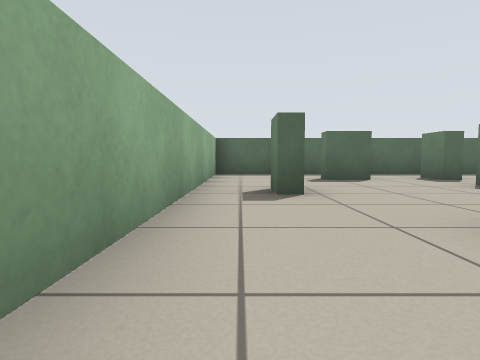
View 1 (above)

17 first-person views from a walk through a robot-simulator world made for Stage. The camera is 0.45 m above the floor, tilts 4° down and sees 75° across. The lines on the ground mark 1 m squares. The floor is counted in squares, 1 m on a side. Each view is taken from the middle of a square. On the plan, view 1 faces up. The plan holds only what a view shows up to about 9 squares ahead; the rest is blank. The robots in the file are not drawn.

View 2
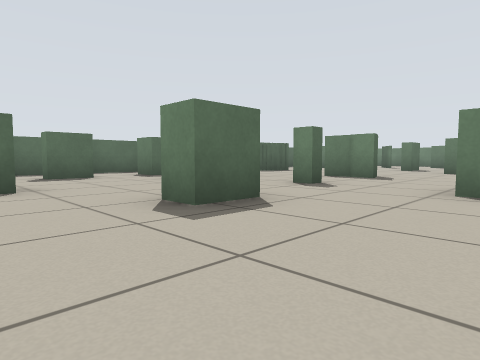

View 3
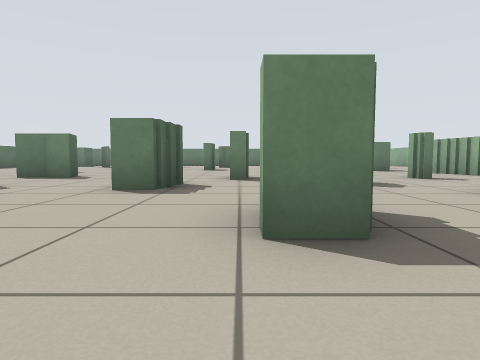

View 4
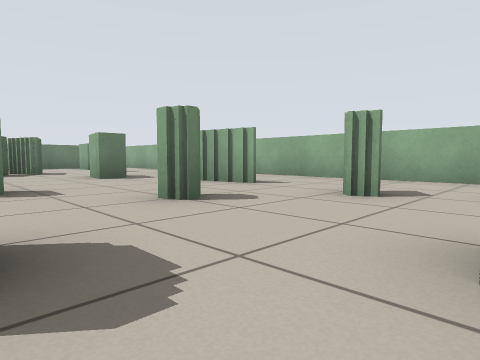

View 5
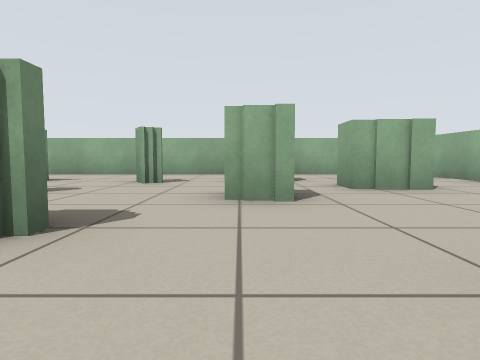

View 6
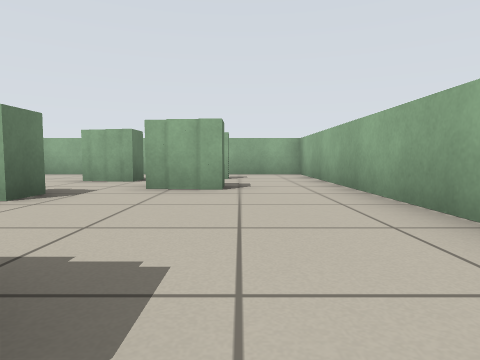

View 7
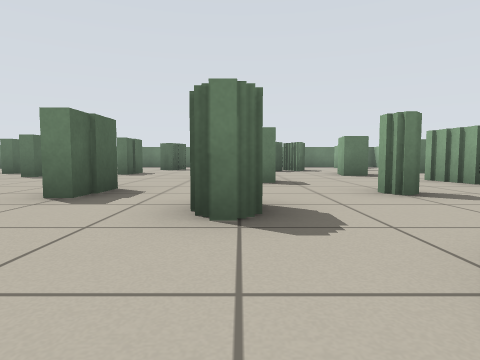

View 8
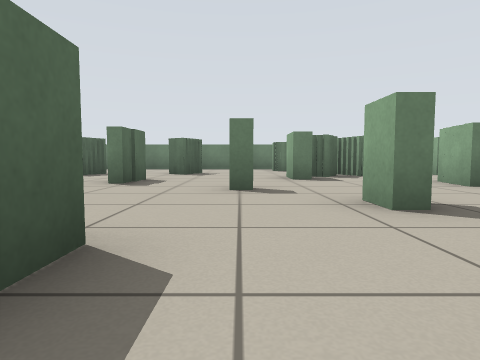

View 9
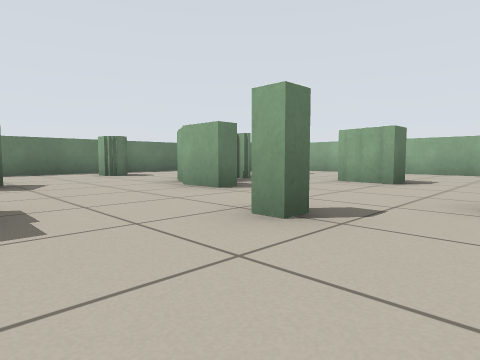

View 10
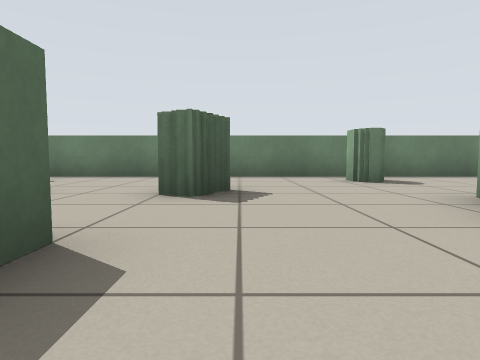

View 11
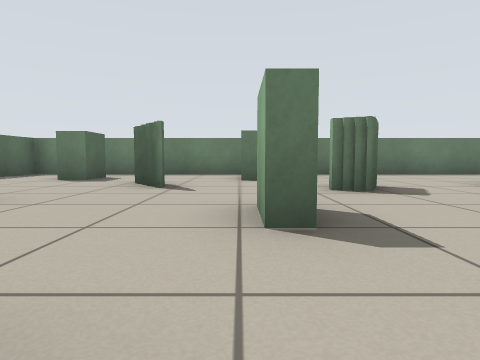

View 12
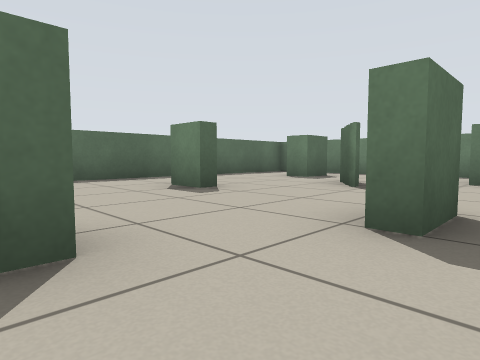

View 13
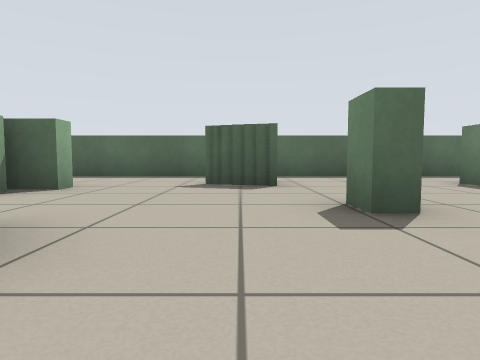

View 14
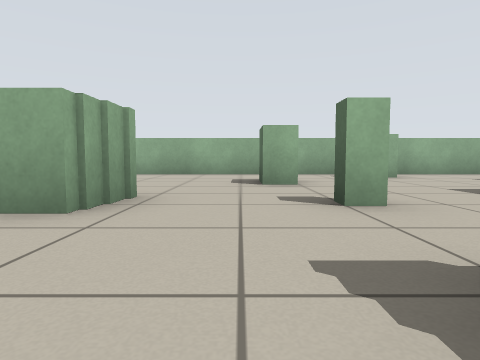

View 15
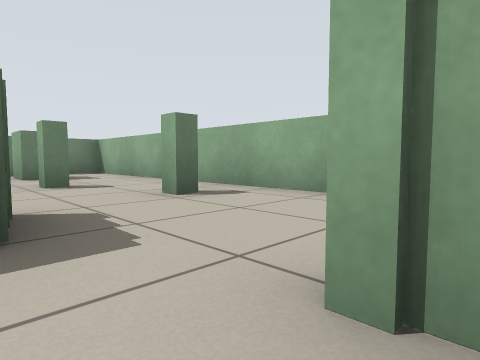

View 16
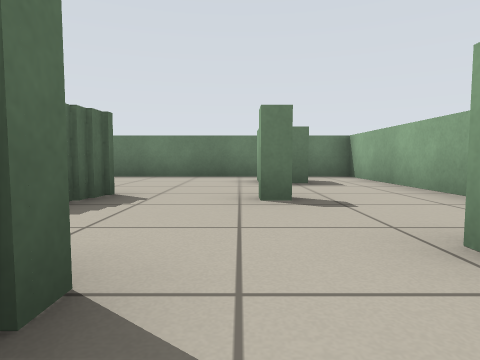

View 17
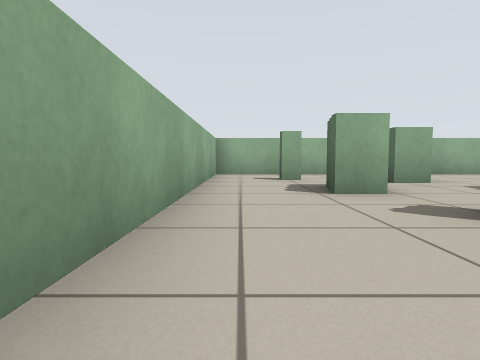

### Floor plan
Points are (right, up) in squares from view 1. A wall is a line through its corners. A room is listed if a view was taken in it or the views show most of it. See-through windows are left out.
Room 1 (views 1, 2, 3, 4, 5, 6, 7, 8, 9, 10, 11, 12, 13, 14, 15, 16, 17)
walls: (7.6, -2.2) (6.5, -2.2) (6.5, -1.8); (10.4, 0.8) (10.4, 1.2); (10.4, -3.2) (10.4, -2.8); (7.9, 2) (7.1, 2) (7.1, 3.1); (5.5, -1) (4.4, -1) (4.4, -0.3) (5.5, -0.3) (5.5, -1); (12.8, -1) (11.5, -1); (8.7, -4.8) (8.7, -4.3) (9.4, -4.3); (10.5, 3.5) (10.1, 3.5) (10.1, 4.1); (11.9, 2.8) (12.9, 2.8); (5.2, -4.1) (5.2, -3.6); (12.6, -4.6) (12.6, -4.1) (13.5, -4.1); (4.8, 1.9) (4.8, 2.4); (5.1, 2.5) (5.1, 1.9); (13, 2.5) (11.9, 2.5); (6.6, -5.8) (7.2, -5.8); (14.3, 1) (14.3, 1.8); (13.5, -5.2) (13.5, -4.6); (10.9, -7.4) (10.9, -6.7) (12.1, -6.7); (13.8, -5.8) (14.8, -5.8); (8.6, -7.9) (9.5, -7.9); (2.7, 2) (2.7, 1.4) (1.7, 1.4) (1.7, 2); (7.8, -8.1) (8.8, -8.1); (6.4, 5.9) (6.4, 5.4) (5.6, 5.4); (3.4, -6) (3.4, -5.3) (4.2, -5.3); (1.7, -2.9) (1.7, -2.1); (5.4, -7.7) (5.9, -7.7); (12.9, 5.8) (12.9, 6.6); (15, -6.3) (14.1, -6.3); (12.1, -9.1) (12.6, -9.1); (4.6, 6.5) (4.2, 6.5) (4.2, 7.2); (3.5, -8.1) (4.1, -8.1) (4.1, -8.8) (3.5, -8.8); (14.3, -8.6) (14.3, -8.1); (0.9, 3.8) (0.5, 3.8) (0.5, 4.6); (3, -8.6) (3, -7.9) (3.6, -7.9); (2.8, 6.5) (1.7, 6.5) (1.7, 7); (8.2, 8.7) (-0.7, 8.7) (-0.7, -10.7) (18.7, -10.7) (18.7, 8.7) (9.9, 8.7); (1.2, -7.1) (1.2, -6.5) (2.4, -6.5) (2.4, -7.2); (1.6, -8.6) (1.6, -9.2); (16.4, -8.8) (16.4, -8.2) (17.5, -8.2); (17.4, 6.1) (16.4, 6.1) (16.4, 6.8)

Positions as (right, up) in squares from view 1, and headings:
1: (0, 0), facing up
2: (0, -1), facing up-right
3: (0, -2), facing right
4: (4, -4), facing down-right
5: (4, -2), facing down
6: (1, -2), facing down
7: (3, -4), facing right
8: (6, -3), facing right
9: (9, -1), facing down-right
10: (11, -2), facing right
11: (10, 3), facing right
12: (10, 2), facing up-right
13: (9, 1), facing up
14: (8, 1), facing left
15: (9, -7), facing down-right
16: (11, -8), facing right
17: (8, -10), facing left
